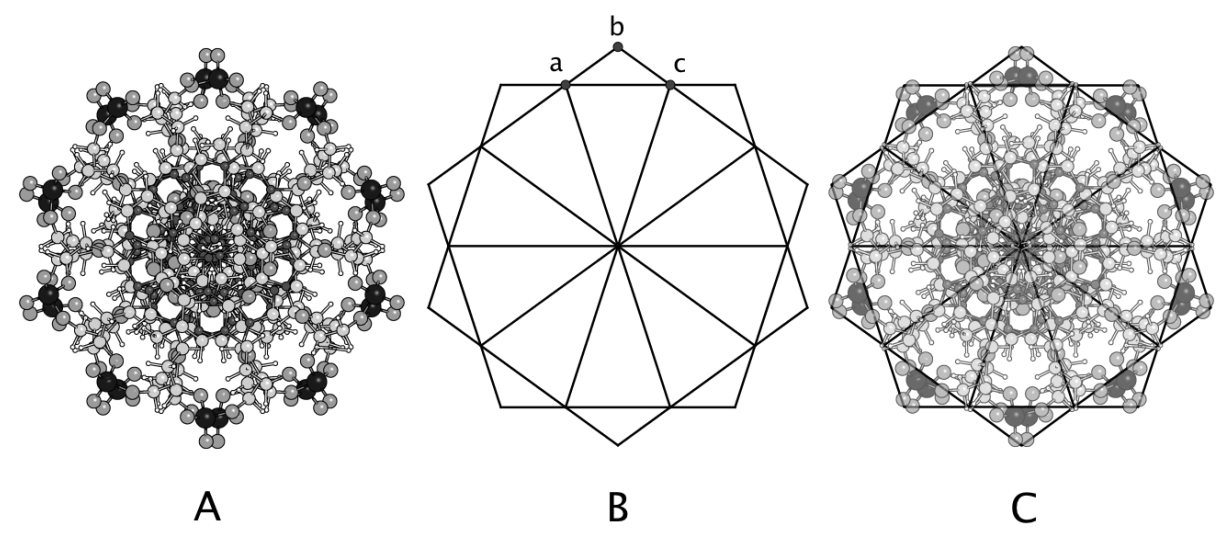
#> input picture blog-assets/dna-tabernacle/larsen-dna-decagon-cross-section.png, 2461 x 1073 px (shown at 1/2 size)
$ python build-dna-quantum-tabernacle-compare.py
#> lines starting #> are read from the running program, lines starting #| are printed output that depends on the picture
#!/usr/bin/env python3
"""Build side-by-side decagon template + B-DNA axial top view comparison figure."""

import math
from pathlib import Path

from PIL import Image, ImageDraw, ImageEnhance, ImageFilter, ImageOps

ROOT = Path(__file__).resolve().parent.parent
SRC = ROOT / "blog-assets" / "dna-tabernacle" / "larsen-dna-decagon-cross-section.png"
OUT = ROOT / "blog-assets" / "dna-tabernacle" / "dna-quantum-tabernacle-compare.jpg"
THUMB = ROOT / "blog-assets" / "study" / "thumbs" / "nature" / "dna-quantum-tabernacle-w480.jpg"
ICON = ROOT / "blog-assets" / "study" / "thumbs" / "dna-quantum-tabernacle-icon-w480.jpg"

W, H = 1200, 760
PAD = 36
SPLIT = W // 2


def crop_panel(img: Image.Image, index: int) -> Image.Image:
    w, h = img.size
    panel_w = w // 3
    return img.crop((index * panel_w, 0, (index + 1) * panel_w, h))


def paper_bg(size: tuple[int, int]) -> Image.Image:
    bg = Image.new("RGB", size, (244, 238, 228))
    noise = Image.effect_noise(size, 18).convert("L")
    noise = ImageEnhance.Contrast(noise).enhance(0.35)
    tint = Image.new("RGB", size, (236, 228, 214))
    return Image.composite(tint, bg, noise)


def colorize_dna(panel: Image.Image) -> Image.Image:
    gray = panel.convert("L")
    gray = ImageOps.autocontrast(gray, cutoff=1)
    gray = ImageEnhance.Contrast(gray).enhance(1.35)
    w, h = gray.size
    out = Image.new("RGB", (w, h), (0, 0, 0))
    px = out.load()
    gpx = gray.load()
    cx, cy = w / 2, h / 2
    max_r = math.hypot(cx, cy)
    for y in range(h):
        for x in range(w):
            g = gpx[x, y]
            if g > 235:
                continue
            r = math.hypot(x - cx, y - cy) / max_r
            if g < 40:
                color = (20, 60, 180)
            elif g < 90:
                color = (0, 170, 210)
            elif g < 140:
                color = (40, 210, 120)
            elif g < 190:
                color = (230, 210, 40)
            else:
                color = (240, 90, 30)
            strength = min(1.0, (255 - g) / 180)
            mix = 0.35 + 0.65 * strength
            px[x, y] = tuple(int(c * mix * (0.75 + 0.25 * (1 - r))) for c in color)
    return out.filter(ImageFilter.GaussianBlur(radius=0.4))


def fit_panel(panel: Image.Image, box: tuple[int, int, int, int], bg: Image.Image) -> None:
    x0, y0, x1, y1 = box
    target_w, target_h = x1 - x0, y1 - y0
    scale = min(target_w / panel.width, target_h / panel.height) * 0.92
    new_size = (max(1, int(panel.width * scale)), max(1, int(panel.height * scale)))
    panel = panel.resize(new_size, Image.Resampling.LANCZOS)
    ox = x0 + (target_w - panel.width) // 2
    oy = y0 + (target_h - panel.height) // 2
    bg.paste(panel, (ox, oy), panel if panel.mode == "RGBA" else None)


def build() -> None:
    src = Image.open(SRC).convert("RGB")
    panel_a = crop_panel(src, 0)
    panel_b = crop_panel(src, 1)

    canvas = Image.new("RGB", (W, H), (18, 18, 22))
    left = paper_bg((SPLIT - PAD, H - PAD * 2))
#> in paper_bg, `bg = Image.new("RGB", size, (244, 238, 228))`:
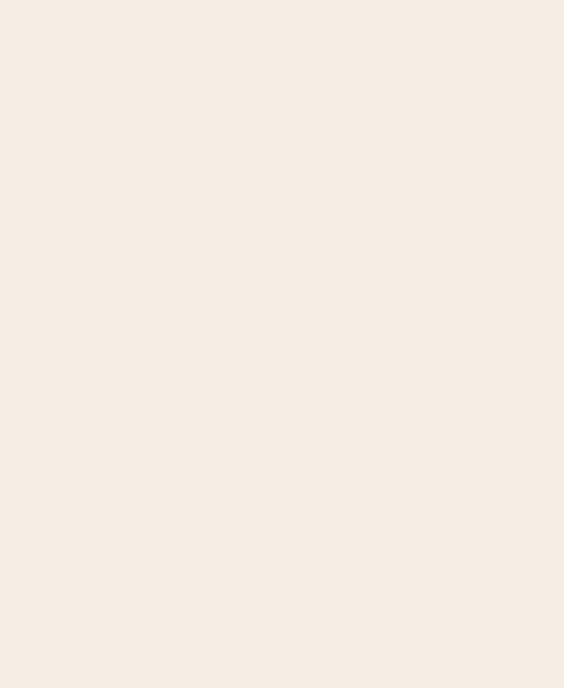
#> bg: PIL image 564x688 RGB; mean R, G, B 244, 238, 228
#> in paper_bg, `noise = Image.effect_noise(size, 18).convert("L")`:
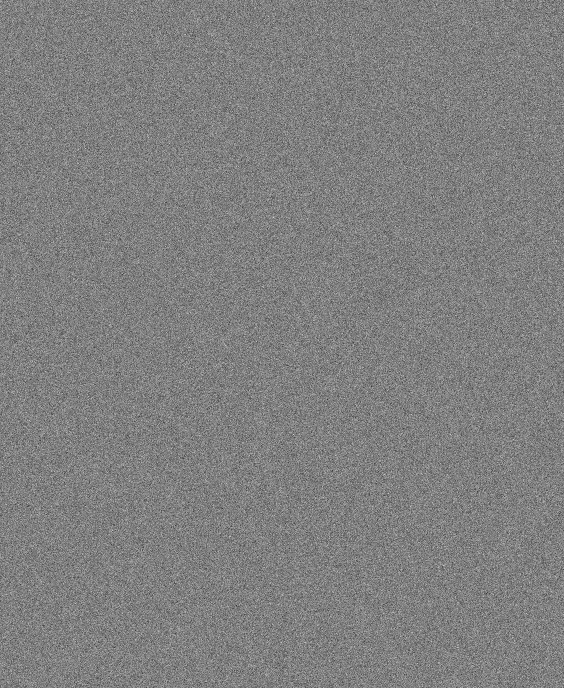
#> noise: PIL image 564x688 L; min 45, max 212, mean 127.5
    right = Image.new("RGB", (SPLIT - PAD, H - PAD * 2), (8, 8, 12))
    canvas.paste(left, (PAD, PAD))
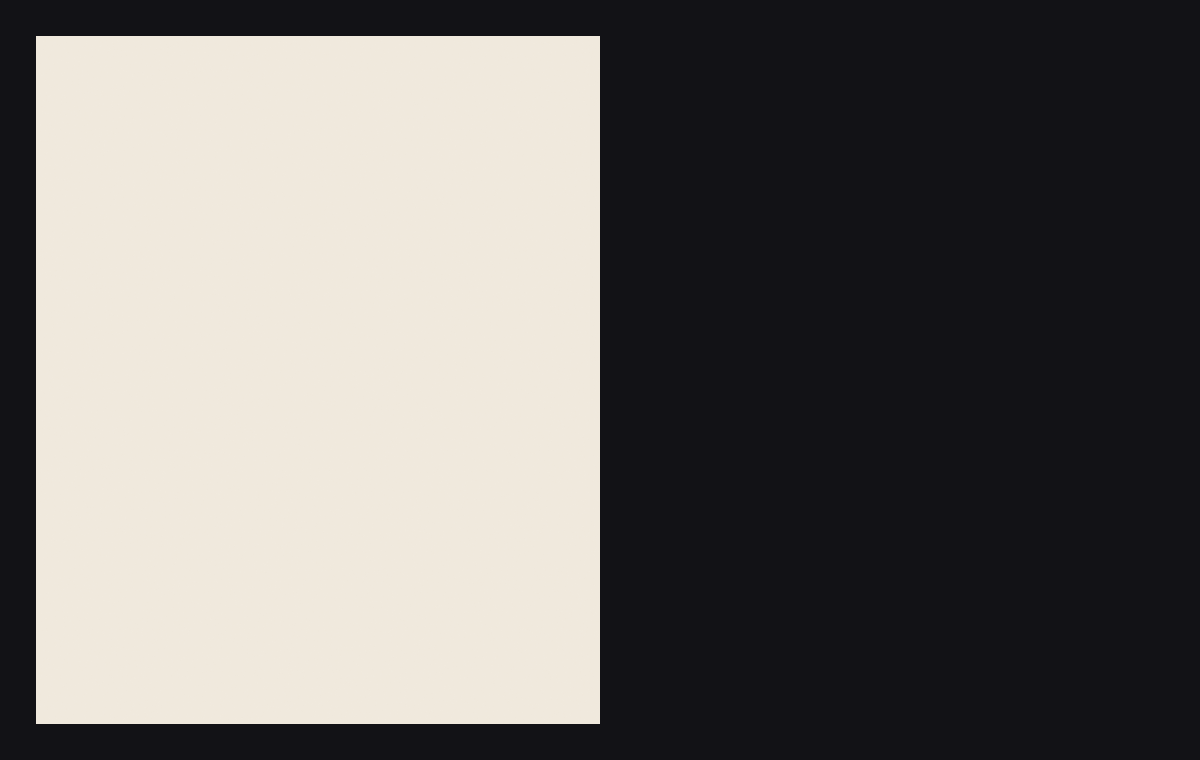
#> canvas: PIL image 1200x760 RGB; mean R, G, B 112.5, 109.5, 106.7
    canvas.paste(right, (SPLIT, PAD))

    content_top, content_bottom = PAD + 48, H - PAD - 36
    left_box = (PAD + 24, content_top, SPLIT - 24, content_bottom)
    right_box = (SPLIT + 24, content_top, W - PAD - 24, content_bottom)

    decagon = panel_b.convert("RGBA")
    dna = colorize_dna(panel_a)
#> in colorize_dna, `gray = ImageEnhance.Contrast(gray).enhance(1.35)`:
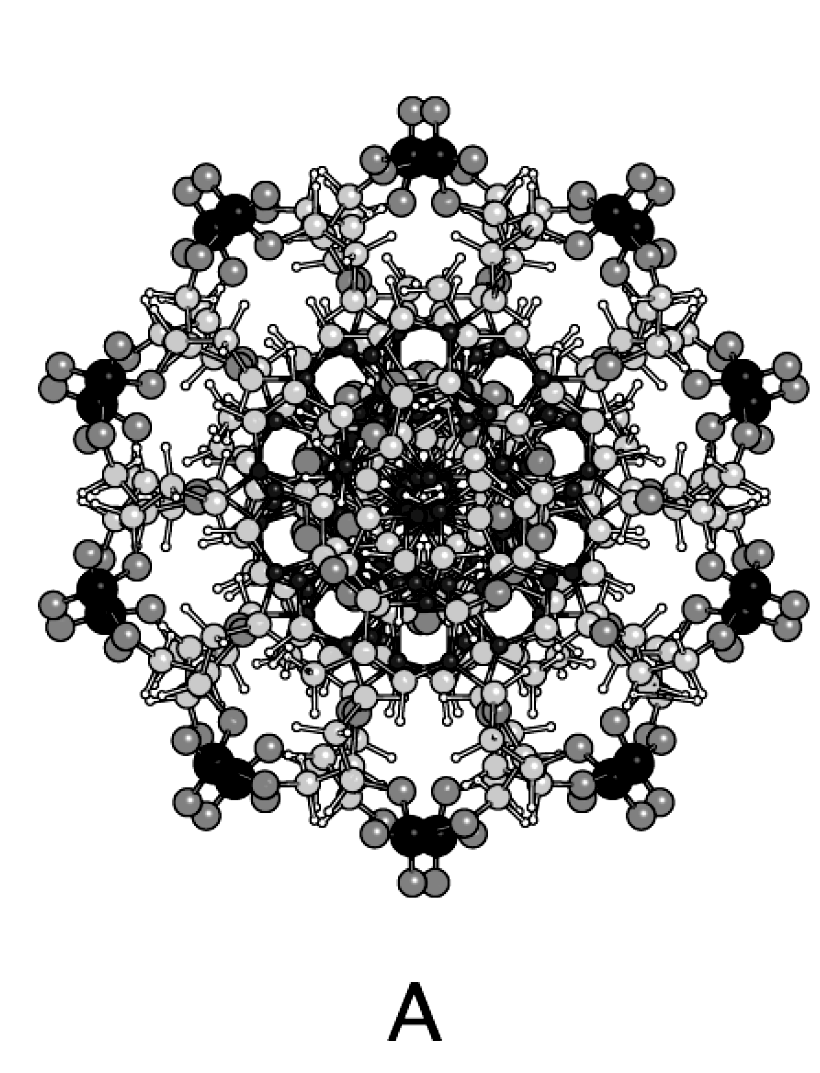
#> gray: PIL image 820x1073 L; min 0, max 255, mean 201.2
#> in colorize_dna, `out = Image.new("RGB", (w, h), (0, 0, 0))`: out: PIL image 820x1073 RGB; every value is 0
    fit_panel(decagon, left_box, canvas)
    fit_panel(dna, right_box, canvas)
#> call 2 of fit_panel, with box = (624, 84, 1140, 688)
#> in fit_panel (call 2), `panel = panel.resize(new_size, Image.Resampling.LANCZOS)`:
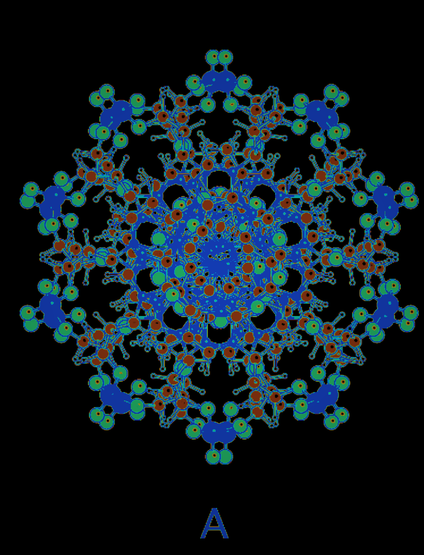
#> panel: PIL image 424x555 RGB; mean R, G, B 15, 29.2, 35.8

    draw = ImageDraw.Draw(canvas)
    draw.line([(SPLIT, PAD + 20), (SPLIT, H - PAD - 20)], fill=(120, 128, 136), width=1)
    draw.text((SPLIT // 2, PAD + 18), "Decagon template · ten golden triangles", fill=(90, 70, 40), anchor="mm")
    draw.text((SPLIT + (SPLIT - PAD) // 2, PAD + 18), "B-DNA axial view · top of the helix", fill=(180, 210, 230), anchor="mm")
    draw.text(
        (W // 2, H - PAD - 10),
        "Larsen 2021 · Symmetry · decagon overlay on B-DNA cross-section (panels B and A)",
        fill=(170, 176, 182),
        anchor="mm",
    )

    OUT.parent.mkdir(parents=True, exist_ok=True)
    canvas.save(OUT, quality=93)
    print("wrote", OUT)

    thumb_w = 480
    scale = thumb_w / W
    thumb = canvas.resize((thumb_w, int(H * scale)), Image.Resampling.LANCZOS)
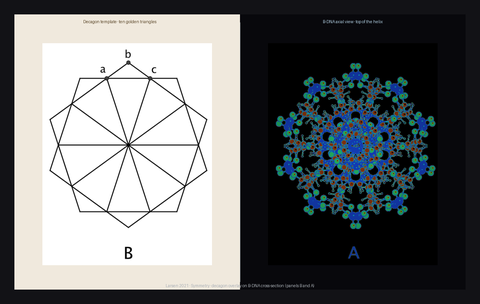
#> thumb: PIL image 480x304 RGB; mean R, G, B 110.9, 113.4, 114.5
    THUMB.parent.mkdir(parents=True, exist_ok=True)
    thumb.save(THUMB, quality=85)
    print("wrote", THUMB)

    icon_size = 480
    scale = min(icon_size / W, icon_size / H)
    fitted = canvas.resize((int(W * scale), int(H * scale)), Image.Resampling.LANCZOS)
    square = Image.new("RGB", (icon_size, icon_size), (18, 18, 22))
    ox = (icon_size - fitted.width) // 2
#> ox = 0
    oy = (icon_size - fitted.height) // 2
#> oy = 88
    square.paste(fitted, (ox, oy))
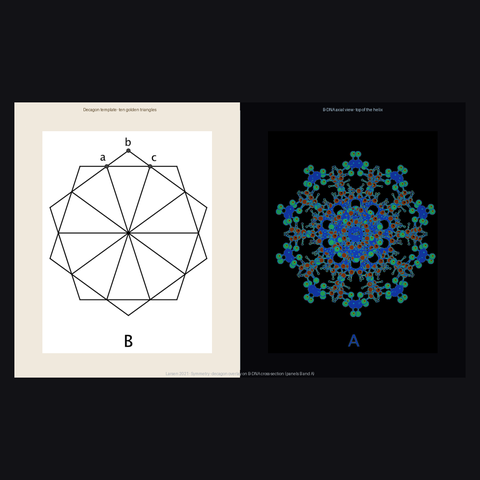
#> square: PIL image 480x480 RGB; mean R, G, B 76.8, 78.4, 80.6
    ICON.parent.mkdir(parents=True, exist_ok=True)
    square.save(ICON, quality=86, optimize=True)
    print("wrote", ICON, f"({icon_size}x{icon_size})")


if __name__ == "__main__":
    build()

$ run again, with blog-assets/dna-tabernacle/larsen-b-dna-axial-view.png copied over blog-assets/dna-tabernacle/larsen-dna-decagon-cross-section.png
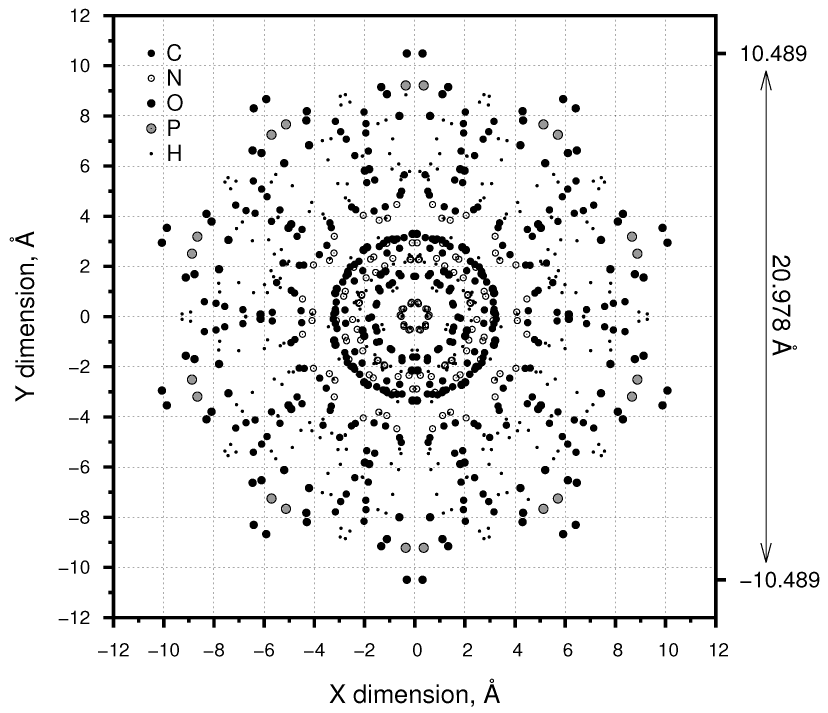
#> input picture blog-assets/dna-tabernacle/larsen-b-dna-axial-view.png, 2484 x 2139 px (shown at 1/3 size)
#> out: PIL image 828x2139 RGB; every value is 0
#> panel: PIL image 215x555 RGB
#> in build, `thumb = canvas.resize((thumb_w, int(H * scale)), Image.Resampling.LANC..`:
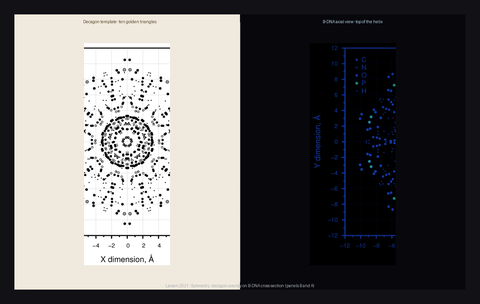
#> thumb: PIL image 480x304 RGB; mean R, G, B 105.4, 103.7, 102.7
#> in build, `square.paste(fitted, (ox, oy))`:
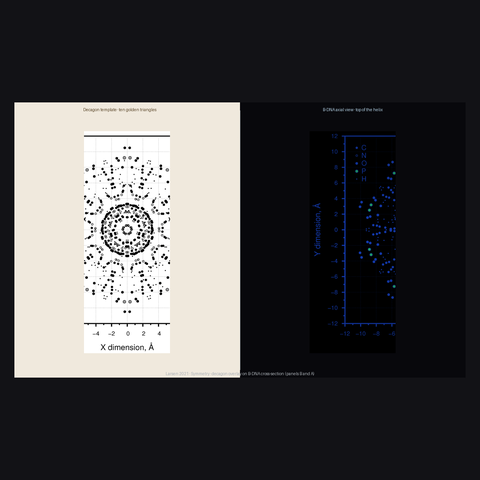
#> square: PIL image 480x480 RGB; mean R, G, B 73.4, 72.3, 73.1

$ run again, with blog-assets/dna-tabernacle/project314-drawing-set-topview.png copied over blog-assets/dna-tabernacle/larsen-dna-decagon-cross-section.png
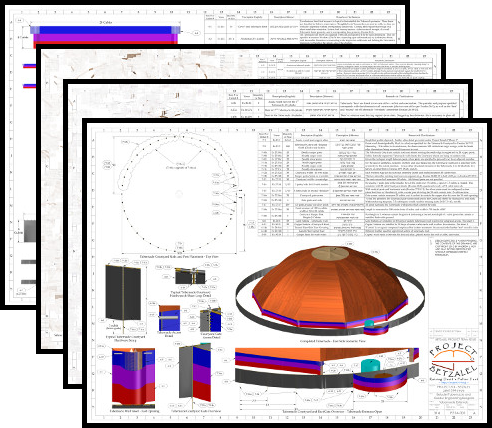
#> input picture blog-assets/dna-tabernacle/project314-drawing-set-topview.png, 492 x 428 px
#> out: PIL image 164x428 RGB; every value is 0
#> panel: PIL image 212x555 RGB
#> in build, `thumb = canvas.resize((thumb_w, int(H * scale)), Image.Resampling.LANC..`:
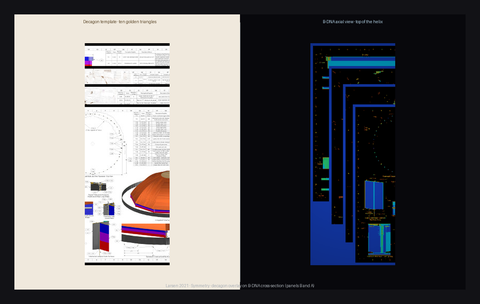
#> thumb: PIL image 480x304 RGB; mean R, G, B 104.6, 102.9, 105
#> in build, `square.paste(fitted, (ox, oy))`:
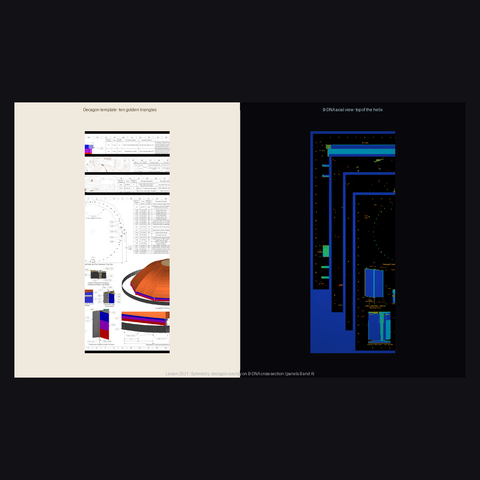
#> square: PIL image 480x480 RGB; mean R, G, B 72.8, 71.8, 74.6

$ run again, with blog-assets/dna-tabernacle/cell-nucleus-cross-section.jpg saved as blog-assets/dna-tabernacle/larsen-dna-decagon-cross-section.png
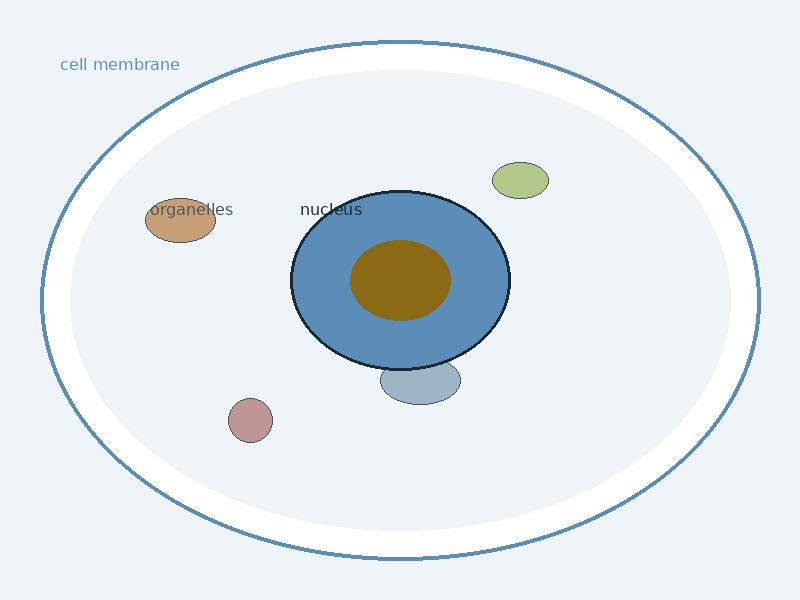
#> input picture blog-assets/dna-tabernacle/cell-nucleus-cross-section.jpg, 800 x 600 px
#> in build, src is the input picture: PIL image 800x600 RGB; mean R, G, B 227.6, 234.3, 238.8
#> out: PIL image 266x600 RGB; every value is 0
#> panel: PIL image 246x555 RGB
#> in build, `square.paste(fitted, (ox, oy))`:
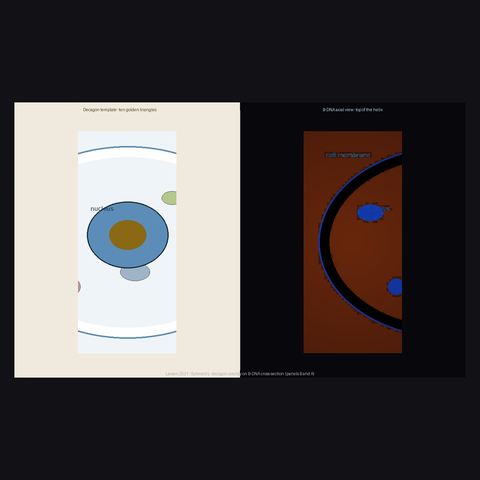
#> square: PIL image 480x480 RGB; mean R, G, B 78.6, 74.1, 73.8
